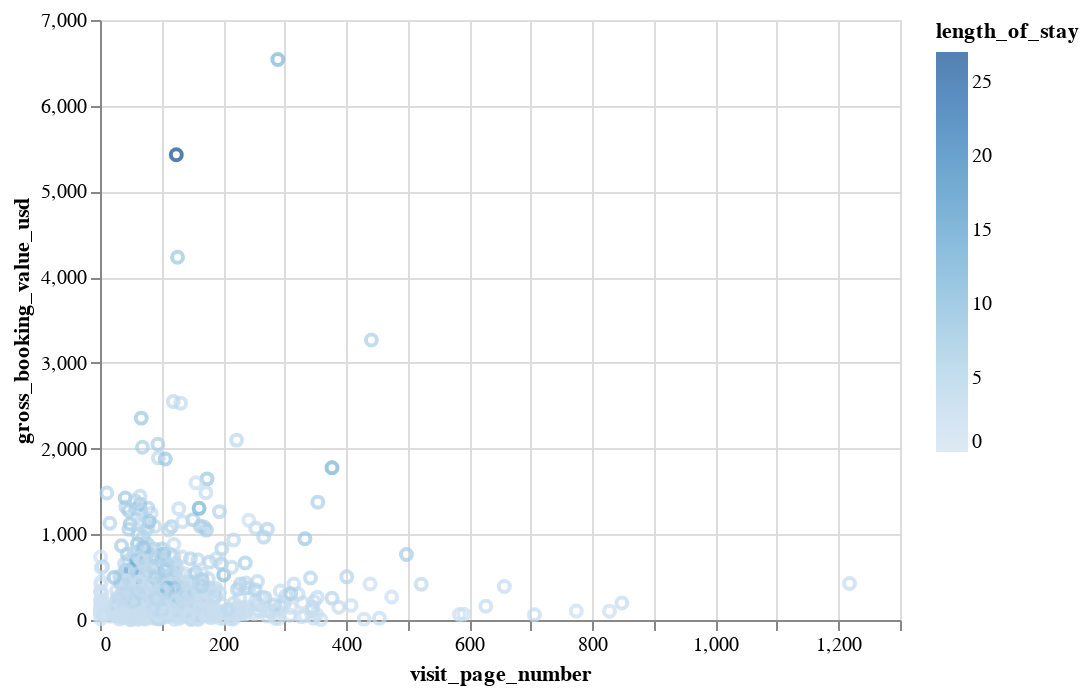

The notebook cell this image was saved under:
### Code cell
alt.Chart(bkg_sample_df).mark_point().encode(
    y='gross_booking_value_usd',
    x='visit_page_number',
    color='length_of_stay'
)

### Figure 1 — Vega-Lite specification as saved in the notebook (floating-point values rounded to 4 significant figures; data arrays with more than 128 entries replaced by an {"elided": "..."} marker saying what was removed)
{"$schema": "https://vega.github.io/schema/vega-lite/v3.2.1.json", "config": {"mark": {"tooltip": null}, "view": {"height": 300, "width": 400}}, "data": {"name": "data-d381decd2424db34383d43598c447b72"}, "datasets": {"data-d381decd2424db34383d43598c447b72": {"elided": "1000 records"}}, "encoding": {"color": {"field": "length_of_stay", "type": "quantitative"}, "x": {"field": "visit_page_number", "type": "quantitative"}, "y": {"field": "gross_booking_value_usd", "type": "quantitative"}}, "mark": "point"}
